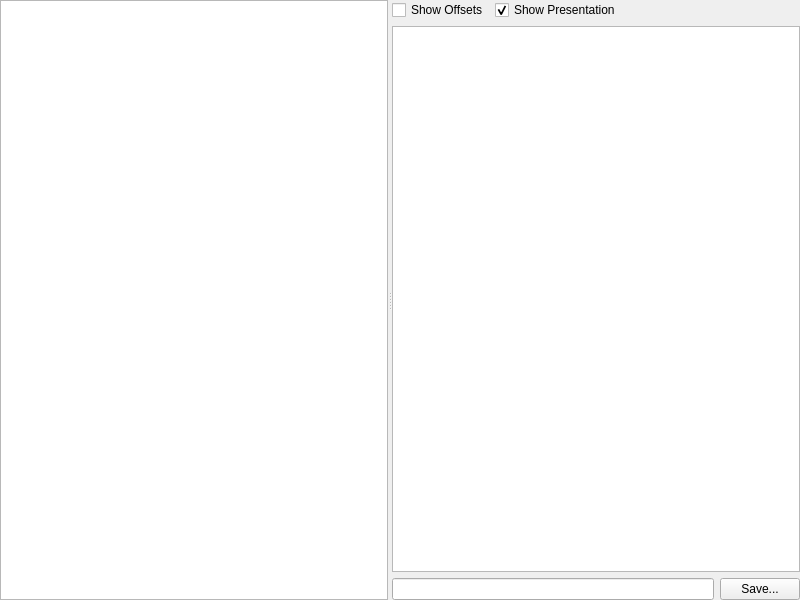
<?xml version="1.0" encoding="UTF-8"?>
<ui version="4.0">
 <class>XFWidget</class>
 <widget class="QWidget" name="XFWidget">
  <property name="geometry">
   <rect>
    <x>0</x>
    <y>0</y>
    <width>800</width>
    <height>600</height>
   </rect>
  </property>
  <property name="windowTitle">
   <string notr="true">Form</string>
  </property>
  <layout class="QVBoxLayout" name="verticalLayout">
   <property name="leftMargin">
    <number>0</number>
   </property>
   <property name="topMargin">
    <number>0</number>
   </property>
   <property name="rightMargin">
    <number>0</number>
   </property>
   <property name="bottomMargin">
    <number>0</number>
   </property>
   <item>
    <widget class="QSplitter" name="splitter">
     <property name="orientation">
      <enum>Qt::Horizontal</enum>
     </property>
     <widget class="XFTreeView" name="treeView"/>
     <widget class="QWidget" name="tablePanel">
      <layout class="QVBoxLayout" name="verticalLayoutTable">
       <property name="leftMargin">
        <number>0</number>
       </property>
       <property name="topMargin">
        <number>0</number>
       </property>
       <property name="rightMargin">
        <number>0</number>
       </property>
       <property name="bottomMargin">
        <number>0</number>
       </property>
       <item>
        <widget class="QWidget" name="toolBar" native="true">
         <layout class="QHBoxLayout" name="horizontalLayoutToolBar">
          <property name="leftMargin">
           <number>0</number>
          </property>
          <property name="topMargin">
           <number>0</number>
          </property>
          <property name="rightMargin">
           <number>0</number>
          </property>
          <property name="bottomMargin">
           <number>0</number>
          </property>
          <item>
           <widget class="QCheckBox" name="checkBoxShowOffsets">
            <property name="text">
             <string>Show Offsets</string>
            </property>
           </widget>
          </item>
          <item>
           <widget class="QCheckBox" name="checkBoxShowPresentation">
            <property name="text">
             <string>Show Presentation</string>
            </property>
            <property name="checked">
             <bool>true</bool>
            </property>
           </widget>
          </item>
          <item>
           <spacer name="horizontalSpacerToolBar">
            <property name="orientation">
             <enum>Qt::Horizontal</enum>
            </property>
            <property name="sizeHint" stdset="0">
             <size>
              <width>40</width>
              <height>20</height>
             </size>
            </property>
           </spacer>
          </item>
         </layout>
        </widget>
       </item>
       <item>
        <widget class="XFTableView" name="tableView"/>
       </item>
       <item>
        <layout class="QHBoxLayout" name="horizontalLayoutBottom">
         <property name="leftMargin">
          <number>0</number>
         </property>
         <property name="topMargin">
          <number>0</number>
         </property>
         <property name="rightMargin">
          <number>0</number>
         </property>
         <property name="bottomMargin">
          <number>0</number>
         </property>
         <item>
          <widget class="QLineEdit" name="lineEditTag">
           <property name="readOnly">
            <bool>true</bool>
           </property>
          </widget>
         </item>
         <item>
          <widget class="QPushButton" name="pushButtonSave">
           <property name="text">
            <string>Save...</string>
           </property>
          </widget>
         </item>
        </layout>
       </item>
      </layout>
     </widget>
    </widget>
   </item>
  </layout>
 </widget>
 <customwidgets>
  <customwidget>
   <class>XFTreeView</class>
   <extends>QTreeView</extends>
   <header>xftreeview.h</header>
  </customwidget>
  <customwidget>
   <class>XFTableView</class>
   <extends>QTableView</extends>
   <header>xftableview.h</header>
  </customwidget>
 </customwidgets>
 <resources/>
 <connections/>
</ui>
